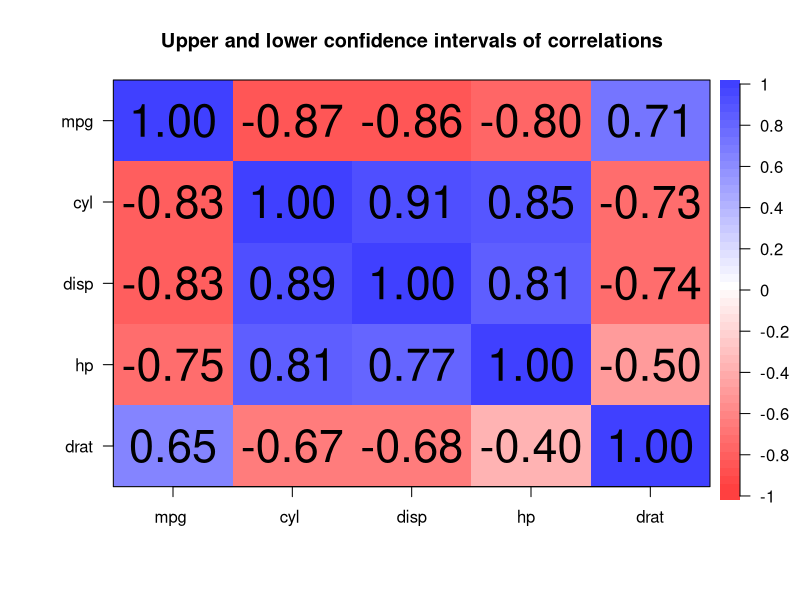
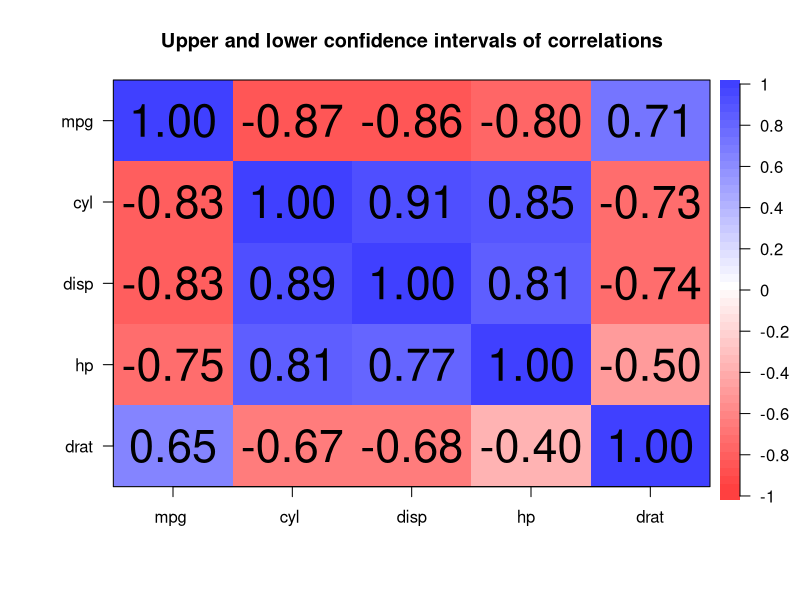
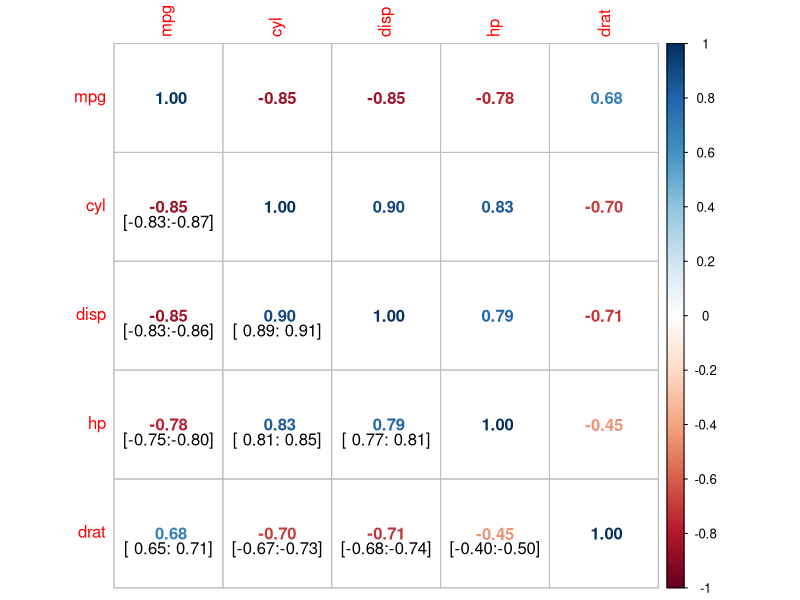

Write the R code that produced these figures, in order.
## Take a correlation matrix, bootstrap CIs and turn those into text matrixes to overlay on a corrplot object.
#KL Purves

library(corrplot)
library(psych)


M <- cor(mtcars[1:5])

res1 <- cor.ci(M)

lowci <- cor.plot.upperLowerCi(res1)
lowci[upper.tri(lowci)] = t(lowci)[upper.tri(lowci)]

upci <- cor.plot.upperLowerCi(res1)
upci[lower.tri(upci)] = t(upci)[lower.tri(lowci)]


conf <- paste0("[", format(lowci, digits=2), ":", format(upci, digits=2), "]")

xs <- row(lowci)
ys <- (ncol(lowci)+1) - col(lowci)


xs[lower.tri(xs,diag=TRUE)] <- 0 
ys[lower.tri(ys,diag=TRUE)] <- 0 


corrplot(cor(mtcars[1:5]), method="number")

text(xs, ys, conf, pos=1, cex=1)


## Turn a vestor into a upper half matrix (row ise)

length(conf)
mat <- matrix(nrow=length(conf),ncol=length(conf),0)
mat[upper.tri(mat,diag=TRUE)] <- conf





